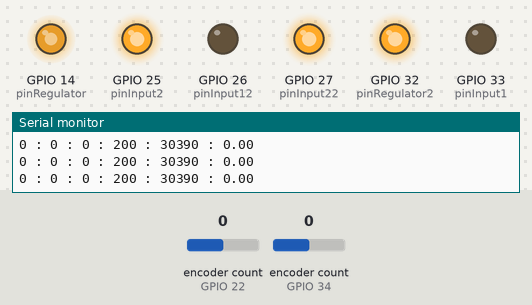
The program below on a simulated ESP32. On the bench: output pins drawn as LEDs (lit = HIGH), the last lines printed to the serial monitor. Inputs (shaded band) come from the test bench; at power-on: encoder count (sensors on GPIO 34, GPIO 22) 0.

Above: at 1.2 s.
1.3 s: encoder count (sensor on GPIO 34) set to 4
At 2.5 s:
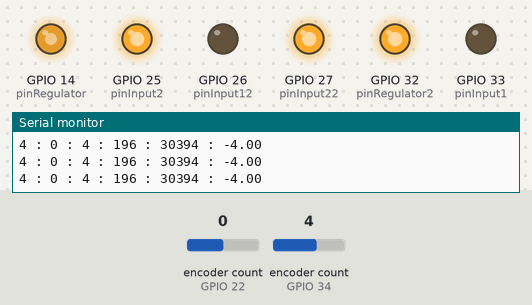
2.8 s: encoder count (sensor on GPIO 22) set to 1
At 3.5 s:
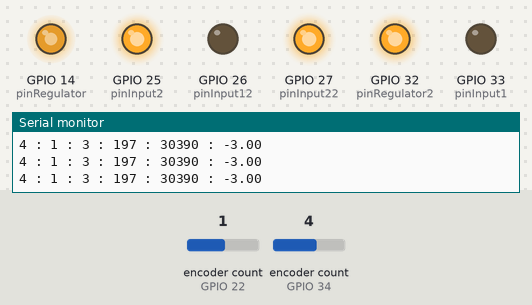
4.3 s: encoder count (sensor on GPIO 22) set to 2
At 5.5 s:
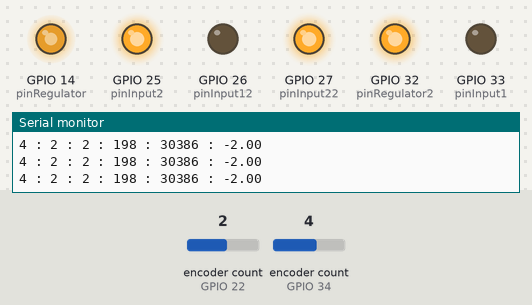
5.8 s: encoder count (sensor on GPIO 34) set to 5
At 7.1 s:
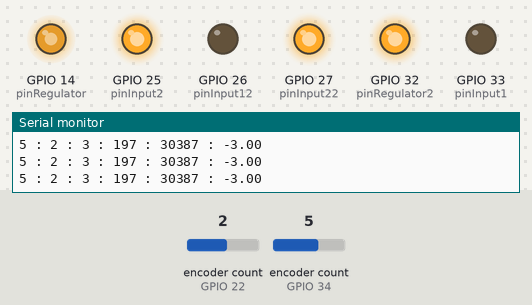
Timing chart, 0 to 8.3 s (numbered marks = the images above; inputs shaded):
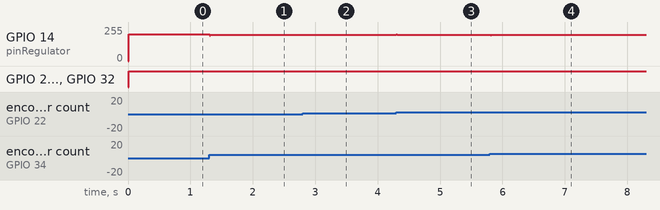

Measured:
- after the input at 1.3 s, GPIO 14 (pinRegulator): 200/255 → 196/255 at once
- after the input at 2.8 s, GPIO 14 (pinRegulator): 196/255 → 197/255 at once
- after the input at 4.3 s, GPIO 14 (pinRegulator): 197/255 → 198/255 at once
- after the input at 5.8 s, GPIO 14 (pinRegulator): 198/255 → 197/255 at once

The program:

main.cpp
```cpp
#include <Arduino.h>
#include "ENCODER.h"
#include "MOTOR.h"
#include "ASSERV.H"
const int sampleTime=10;
double oldTime=0;
double currentT;

 void setup() {
 Serial.begin(115200);
  analogSetWidth(9);
  pinMode(pinInput2, OUTPUT);
  pinMode(pinInput1, OUTPUT );
  pinMode(pinInput22, OUTPUT);
  pinMode(pinInput12, OUTPUT );
  pinMode(pinRegulator,OUTPUT);
  pinMode(pinRegulator2,OUTPUT);
  //we must initialize rorary encoder
  rotaryEncoder1.begin();
  rotaryEncoder1.setup([]{rotaryEncoder1.readEncoder_ISR();});
  rotaryEncoder2.begin();
  rotaryEncoder2.setup([]{rotaryEncoder2.readEncoder_ISR();});
  // rotaryEncoder2.begin();
	// rotaryEncoder2.setup([]{rotaryEncoder2.readEncoder_ISR();});
  //optionally we can set boundaries and if values should cycle or not
  rotaryEncoder1.setBoundaries(-10000, 10000, false);
  rotaryEncoder2.setBoundaries(-10000, 10000, false);
  }
 void loop()
 {
rotary_loop_1();
rotary_loop_2();
  double newTime=millis();
 if(newTime-oldTime>=sampleTime)
 {
    speedControl(10000 , 0);
 oldTime=newTime;

}

}


 
```

ASSERV.H
```cpp
#include <Arduino.h>
float error=0;
float error2=0;
float error1=0;
float previous_error=0;
float previous_error1=0;
float previous_error2=0;
float error_sum = 0;
float error_sum1 = 0;
float error_sum2 = 0;
// float kp = 0.05;
// float ki = 0;
// float kd = 0.002;
float kp = 1;
float ki = 0;
float kd=1.2;
int cpt = 0;
// float kp1 = 3.5;
// float ki1 =0.000009;
// float kd1 = 15;
float kp1 = 1.5;
float ki1 =0;
float kd1 = 15;
float kp2 = 3;
float ki2 =0;
float kd2 = 18;
float RC = 1.013;
void speedControl(int targetTicks, int consigne_orientation);
```

ASSERV.cpp
```cpp
 #include <Arduino.h>
 #include "MOTOR.h"
 #include "ENCODER.h"
 #include "ASSERV.H"
 void speedControl( int targetTicks , int consigne_orientation)
{
// float w = (float)(nbTicksPerSec)/980;
  error1 = targetTicks - nbTicksPos1;
   error2 = RC*targetTicks - nbTicksPos2;
  int orientation = abs(RC*nbTicksPos1)-abs(nbTicksPos2);
  error = consigne_orientation - orientation;
  float CMD = kp*error + kd*(error-previous_error)+ ki*error_sum;
  error_sum = error_sum + error;
  previous_error = error;
if ( CMD > 100 )    CMD = 100;
else if ( CMD < -100 )   CMD = -100;
  int vitMoteur1 = kp1 * error1 + kd1 * (error1 - previous_error1) ;
   int vitMoteur2 = kp2 * error2 + kd2 * (error2 - previous_error2) ;
    previous_error1 = error1;
       previous_error2 = error2;
  //   double deltaTICKS = nbTicksPos-abs(nbTicksPos1);
  // int CMD = kp*deltaTICKS + kd * (deltaTICKS- previous_error1);
  // previous_error1 = deltaTICKS;
  int  regulator1 = vitMoteur1  ;
  int  regulator2 = vitMoteur2 ;
// float WindUp= ki*error_sum;
// if((WindUp)> 255) { WindUp=255;}
// else if ((WindUp)<0) {WindUp=0;};
// regulator = kp*error + ki*error_sum + kd*(error-previous_error);
// previous_error=error;
if ( regulator1 > 200 )    regulator1 = 200;
else if ( regulator1 < -200 )   regulator1 = -200;
 if ( regulator2 > 200 )    regulator1 = 200;
else if ( regulator2 < -200 )   regulator2 = -200;
// regulator = 0.9795*regulator;
   regulator1 = regulator1+CMD ;
   regulator2 = regulator2-CMD ;
 Run (regulator1 , regulator2);//regulator1);
 //Serial.print(RadPerSecDesired);
 //Serial.print(RadPerSec);
 // Serial.print(" : ");
 //Serial.print(w);
 //Serial.print(" : ");
 //Serial.print(error1);
 //Serial.print(" : ");
Serial.print(nbTicksPos1);
 Serial.print(" : ");
 Serial.print(nbTicksPos2);
 Serial.print(" : ");
Serial.print(orientation);
Serial.print(" : ");
 Serial.print(regulator1);
 Serial.print(" : ");
 Serial.print(regulator2);
 Serial.print(" : ");
 Serial.println(CMD);

//  Serial.println(orientation);

 }
 
```

ENCODER.cpp
```cpp
#include "ENCODER.h"
void rotary_loop_1()
 {
    int16_t encoderValue=0;
    int16_t encoderDelta = rotaryEncoder1.encoderChanged();
   //optionally we can ignore whenever there is no change
    if (encoderDelta == 0) return;
    // if (encoderDelta2 == 0) return;
    if (encoderDelta!=0) {
    //now we need current value
    encoderValue = rotaryEncoder1.readEncoder();
    nbTicksVit1+=encoderValue;
    nbTicksPos1+=encoderValue;
    rotaryEncoder1.reset();
        //             Serial.print("nbpos:");

        // Serial.println(nbTicksPos);


    }
 }
 void rotary_loop_2()
 {
    int16_t encoderValue=0;
    int16_t encoderDelta = rotaryEncoder2.encoderChanged();
   //optionally we can ignore whenever there is no change
    if (encoderDelta == 0) return;
    // if (encoderDelta2 == 0) return;
    if (encoderDelta!=0) {
    //now we need current value
    encoderValue = rotaryEncoder2.readEncoder();
    nbTicksVit2+=encoderValue;
    nbTicksPos2+=encoderValue;
    rotaryEncoder2.reset();
      // Serial.print("nbpos1:");
      // Serial.println(nbTicksPos1);

      }

 }
```

ENCODER.h
```cpp
#include <AiEsp32RotaryEncoder.h>
#define encoder1stCanal 34
#define encoder2ndCanal 35
#define encoder21stCanal 22
#define encoder22ndCanal 23
int nbTicksVit1 = 0;
int nbTicksPos1 = 0;
int nbTicksVit2 = 0;
int nbTicksPos2 = 0;
AiEsp32RotaryEncoder rotaryEncoder1 = AiEsp32RotaryEncoder(encoder1stCanal, encoder2ndCanal, -1, -1);
AiEsp32RotaryEncoder rotaryEncoder2 = AiEsp32RotaryEncoder(encoder21stCanal, encoder22ndCanal, -1, -1);
void rotary_loop_1();
void rotary_loop_2();
```

MOTOR.cpp
```cpp
#include "MOTOR.h"
void Run( int powerRate , int powerRate2 )
{
if (powerRate >= 0 && powerRate2 >=0 )
{
digitalWrite(pinInput1,LOW);
digitalWrite(pinInput2, HIGH);
analogWrite(pinRegulator,powerRate);
digitalWrite(pinInput12,LOW);
digitalWrite(pinInput22, HIGH);
analogWrite(pinRegulator2,powerRate2);
}
else if (powerRate <= 0 && powerRate2 <= 0)
{
digitalWrite(pinInput1,HIGH);
digitalWrite(pinInput2, LOW);
analogWrite(pinRegulator,-powerRate);
digitalWrite(pinInput12,HIGH);
digitalWrite(pinInput22, LOW);
analogWrite(pinRegulator2,-powerRate2);
}
else if(powerRate > 0 && powerRate2 < 0) {
digitalWrite(pinInput1,LOW);
digitalWrite(pinInput2, HIGH);
analogWrite(pinRegulator,powerRate);
digitalWrite(pinInput12,HIGH);
digitalWrite(pinInput22, LOW);
analogWrite(pinRegulator2,-powerRate2);
}
else if(powerRate < 0 && powerRate2 > 0) {
digitalWrite(pinInput1,HIGH);
digitalWrite(pinInput2, LOW);
analogWrite(pinRegulator,-powerRate);
digitalWrite(pinInput12,LOW);
digitalWrite(pinInput22, HIGH);
analogWrite(pinRegulator2,powerRate2);
}
}
```

MOTOR.h
```cpp
#include <Arduino.h>
#include <analogWrite.h>
int pinInput1= 33;
int pinInput2 = 25;
int pinInput22= 27;
int pinInput12 = 26;
int pinRegulator=14;
int pinRegulator2=32;
void Run( int powerRate ,int powerRate2);
```
